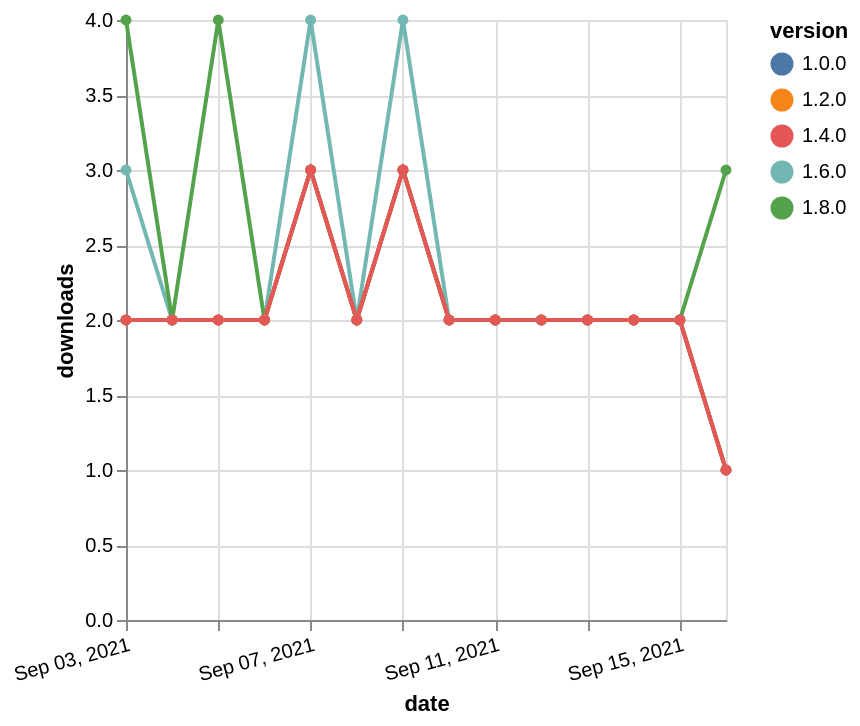

The specification (Vega-Lite) saved for this image:
### Vega-Lite specification from a JSON file in a GitHub repository (floating-point values rounded to 4 significant figures)
{"$schema": "https://vega.github.io/schema/vega-lite/v5.json", "description": "A simple bar chart with embedded data.", "data": {"values": [{"date": "2021-09-03", "total": 707, "delta": 3, "version": "1.6.0"}, {"date": "2021-09-04", "total": 709, "delta": 2, "version": "1.6.0"}, {"date": "2021-09-05", "total": 711, "delta": 2, "version": "1.6.0"}, {"date": "2021-09-06", "total": 713, "delta": 2, "version": "1.6.0"}, {"date": "2021-09-07", "total": 717, "delta": 4, "version": "1.6.0"}, {"date": "2021-09-08", "total": 719, "delta": 2, "version": "1.6.0"}, {"date": "2021-09-09", "total": 723, "delta": 4, "version": "1.6.0"}, {"date": "2021-09-10", "total": 725, "delta": 2, "version": "1.6.0"}, {"date": "2021-09-11", "total": 727, "delta": 2, "version": "1.6.0"}, {"date": "2021-09-12", "total": 729, "delta": 2, "version": "1.6.0"}, {"date": "2021-09-13", "total": 731, "delta": 2, "version": "1.6.0"}, {"date": "2021-09-14", "total": 733, "delta": 2, "version": "1.6.0"}, {"date": "2021-09-15", "total": 735, "delta": 2, "version": "1.6.0"}, {"date": "2021-09-16", "total": 736, "delta": 1, "version": "1.6.0"}, {"date": "2021-09-03", "total": 229, "delta": 4, "version": "1.8.0"}, {"date": "2021-09-04", "total": 231, "delta": 2, "version": "1.8.0"}, {"date": "2021-09-05", "total": 235, "delta": 4, "version": "1.8.0"}, {"date": "2021-09-06", "total": 237, "delta": 2, "version": "1.8.0"}, {"date": "2021-09-07", "total": 240, "delta": 3, "version": "1.8.0"}, {"date": "2021-09-08", "total": 242, "delta": 2, "version": "1.8.0"}, {"date": "2021-09-09", "total": 245, "delta": 3, "version": "1.8.0"}, {"date": "2021-09-10", "total": 247, "delta": 2, "version": "1.8.0"}, {"date": "2021-09-11", "total": 249, "delta": 2, "version": "1.8.0"}, {"date": "2021-09-12", "total": 251, "delta": 2, "version": "1.8.0"}, {"date": "2021-09-13", "total": 253, "delta": 2, "version": "1.8.0"}, {"date": "2021-09-14", "total": 255, "delta": 2, "version": "1.8.0"}, {"date": "2021-09-15", "total": 257, "delta": 2, "version": "1.8.0"}, {"date": "2021-09-16", "total": 260, "delta": 3, "version": "1.8.0"}, {"date": "2021-09-03", "total": 1678, "delta": 2, "version": "1.0.0"}, {"date": "2021-09-04", "total": 1680, "delta": 2, "version": "1.0.0"}, {"date": "2021-09-05", "total": 1682, "delta": 2, "version": "1.0.0"}, {"date": "2021-09-06", "total": 1684, "delta": 2, "version": "1.0.0"}, {"date": "2021-09-07", "total": 1687, "delta": 3, "version": "1.0.0"}, {"date": "2021-09-08", "total": 1689, "delta": 2, "version": "1.0.0"}, {"date": "2021-09-09", "total": 1692, "delta": 3, "version": "1.0.0"}, {"date": "2021-09-10", "total": 1694, "delta": 2, "version": "1.0.0"}, {"date": "2021-09-11", "total": 1696, "delta": 2, "version": "1.0.0"}, {"date": "2021-09-12", "total": 1698, "delta": 2, "version": "1.0.0"}, {"date": "2021-09-13", "total": 1700, "delta": 2, "version": "1.0.0"}, {"date": "2021-09-14", "total": 1702, "delta": 2, "version": "1.0.0"}, {"date": "2021-09-15", "total": 1704, "delta": 2, "version": "1.0.0"}, {"date": "2021-09-16", "total": 1705, "delta": 1, "version": "1.0.0"}, {"date": "2021-09-03", "total": 1461, "delta": 2, "version": "1.2.0"}, {"date": "2021-09-04", "total": 1463, "delta": 2, "version": "1.2.0"}, {"date": "2021-09-05", "total": 1465, "delta": 2, "version": "1.2.0"}, {"date": "2021-09-06", "total": 1467, "delta": 2, "version": "1.2.0"}, {"date": "2021-09-07", "total": 1470, "delta": 3, "version": "1.2.0"}, {"date": "2021-09-08", "total": 1472, "delta": 2, "version": "1.2.0"}, {"date": "2021-09-09", "total": 1475, "delta": 3, "version": "1.2.0"}, {"date": "2021-09-10", "total": 1477, "delta": 2, "version": "1.2.0"}, {"date": "2021-09-11", "total": 1479, "delta": 2, "version": "1.2.0"}, {"date": "2021-09-12", "total": 1481, "delta": 2, "version": "1.2.0"}, {"date": "2021-09-13", "total": 1483, "delta": 2, "version": "1.2.0"}, {"date": "2021-09-14", "total": 1485, "delta": 2, "version": "1.2.0"}, {"date": "2021-09-15", "total": 1487, "delta": 2, "version": "1.2.0"}, {"date": "2021-09-16", "total": 1488, "delta": 1, "version": "1.2.0"}, {"date": "2021-09-03", "total": 1000, "delta": 2, "version": "1.4.0"}, {"date": "2021-09-04", "total": 1002, "delta": 2, "version": "1.4.0"}, {"date": "2021-09-05", "total": 1004, "delta": 2, "version": "1.4.0"}, {"date": "2021-09-06", "total": 1006, "delta": 2, "version": "1.4.0"}, {"date": "2021-09-07", "total": 1009, "delta": 3, "version": "1.4.0"}, {"date": "2021-09-08", "total": 1011, "delta": 2, "version": "1.4.0"}, {"date": "2021-09-09", "total": 1014, "delta": 3, "version": "1.4.0"}, {"date": "2021-09-10", "total": 1016, "delta": 2, "version": "1.4.0"}, {"date": "2021-09-11", "total": 1018, "delta": 2, "version": "1.4.0"}, {"date": "2021-09-12", "total": 1020, "delta": 2, "version": "1.4.0"}, {"date": "2021-09-13", "total": 1022, "delta": 2, "version": "1.4.0"}, {"date": "2021-09-14", "total": 1024, "delta": 2, "version": "1.4.0"}, {"date": "2021-09-15", "total": 1026, "delta": 2, "version": "1.4.0"}, {"date": "2021-09-16", "total": 1027, "delta": 1, "version": "1.4.0"}]}, "width": "container", "mark": {"type": "line", "point": {"filled": true}}, "encoding": {"x": {"field": "date", "type": "temporal", "timeUnit": "yearmonthdate", "title": "date", "axis": {"labelAngle": -15}}, "y": {"field": "delta", "type": "quantitative", "title": "downloads"}, "color": {"field": "version", "type": "nominal"}, "tooltip": {"field": "delta"}}}
